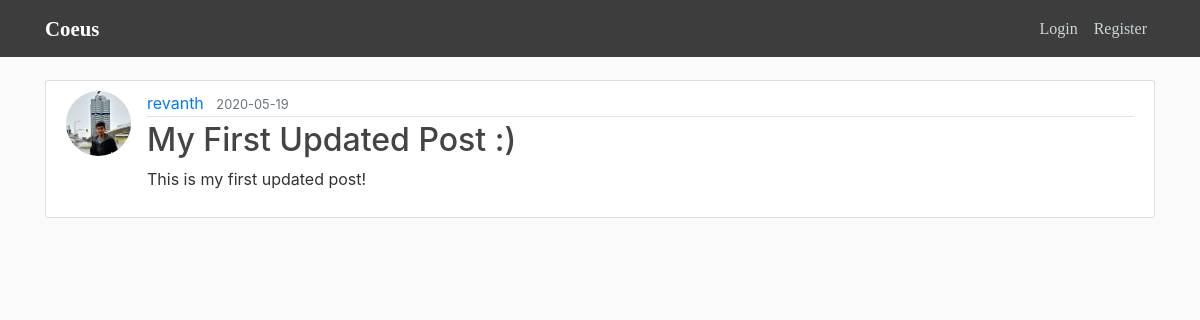
/post/1, run on the app's committed database.
### coeus/models.py (models this page shows, shortened)
class User(db.Model, UserMixin):
    id = db.Column(db.Integer, primary_key = True)
    username = db.Column(db.String(20), unique=True, nullable = False)
    email = db.Column(db.String(120), unique=True, nullable = False)
    image_file = db.Column(db.String(20), nullable = False, default = 'default.jpg')
    password = db.Column(db.String(60), nullable = False) #Hashing will create 60 chars
    posts = db.relationship('Post', backref = "author", lazy = True) #Relationship and not a column (it will get all the posts from a user)

class Post(db.Model):
    id = db.Column(db.Integer, primary_key = True)
    title = db.Column(db.String(100), nullable = False)
    date_posted = db.Column(db.DateTime, nullable = False, default = datetime.utcnow)
    content = db.Column(db.Text, nullable = False)
    user_id = db.Column(db.Integer, db.ForeignKey('user.id'), nullable= False) #we use user instead of User since we are referencing table name (not class)

### coeus/posts/routes.py (the view)
@posts.route('/post/<int:post_id>')
def post(post_id):
    post = Post.query.get_or_404(post_id) # Gets image or returns a 404 page
    return render_template('post.html', title = post.title, post = post)

### coeus/templates/post.html (shortened to what this page needs)
{% extends 'layout.html' %}
{% block content %}
    <article class="media content-section">
        <img class='rounded-circle article-img' src="{{ url_for('static', filename='profile_pics/'+ post.author.image_file)}}"></img>
        <div class="media-body">
        <div class="article-metadata">
            <a class="mr-2" href="{{ url_for('users.user_posts', username = post.author.username) }}">{{ post.author.username }}</a>
            <small class="text-muted">{{ post.date_posted.strftime('%Y-%m-%d') }}</small>
        </div>
        <h2 class = 'article-title'>{{ post.title }}</h2>
        <p class="article-content">{{ post.content }}</p>
        </div>
    </article>
{% endblock content %}

### coeus/static/main.css (style rules this page uses)
body { background: #fafafa; color: #333333; margin-top: 5rem; }
h1, h2, h3, h4, h5, h6 { color: #ebe5e5; }
.content-section { background: #ffffff; padding: 10px 20px; border: 1px solid #dddddd; border-radius: 3px; margin-bottom: 20px; }
.article-title { color: #444444; }
.article-content { white-space: pre-line; }
.article-img { height: 65px; width: 65px; margin-right: 16px; }
.article-metadata { padding-bottom: 1px; margin-bottom: 4px; border-bottom: 1px solid #e3e3e3 }

### data on the page
User: image_file (picture), author.username "revanth"
Post: date_posted "2020-05-19", title "My First Updated Post :)", content "This is my first updated post!"
